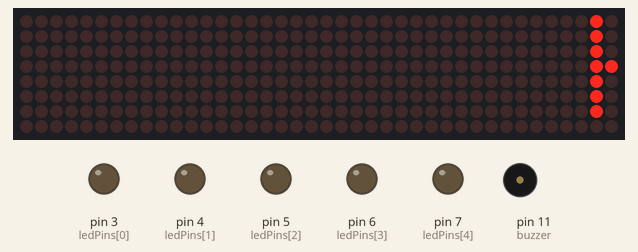
This sketch was run on a simulated Arduino Uno, built with avr-gcc and run on an emulated ATmega328P. Parts: 40×8 LED matrix, output pins drawn as LEDs (lit = HIGH), buzzer (waves = sounding). At 22.1 s the program stops and its outputs stay as they are.

Above: at 12.09 s.
At 13.38 s:
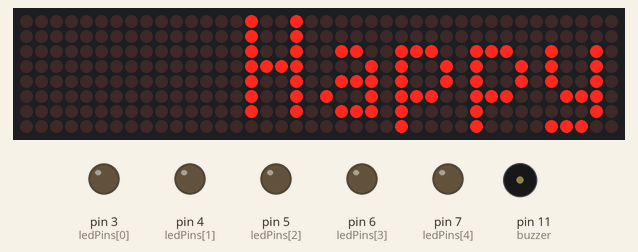
At 14.9 s:
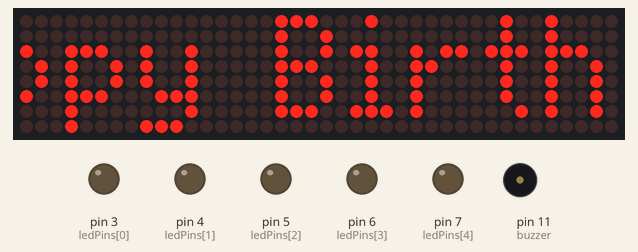
At 16.31 s:
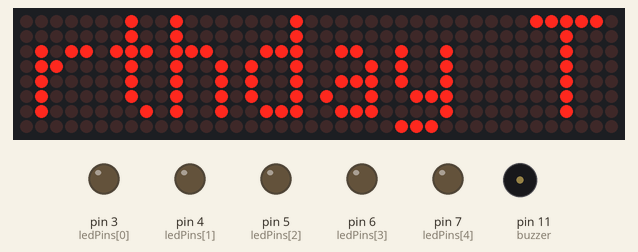
At 17.7 s:
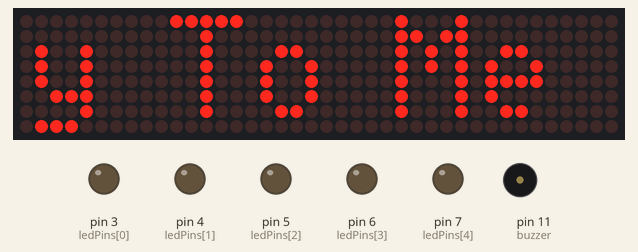
At 20.1 s:
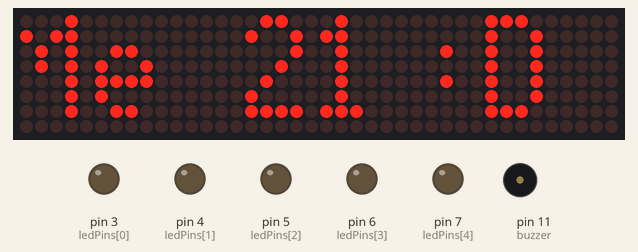
Timing chart, 0 to 21.6 s (numbered marks = the images above):
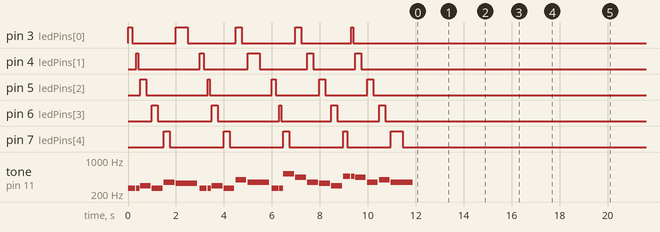

The sketch:

Happy_Birthday_LED_and_Display.ino
```cpp
#include <MaxMatrix.h>
#include <avr/pgmspace.h>

#define maxDisplays 5 // Number of MAX7219's in use.

byte Buf7219[7]; // "width,height,data[5]" single character buffer.
const int data  = 10;  // DIN or MOSI
const int load  = 9;   // CS
const int clock = 8;   // SCK

MaxMatrix m(data, load, clock, maxDisplays);

PROGMEM const unsigned char CH[] = {
3, 8, B0000000, B0000000, B0000000, B0000000, B0000000, // space
1, 8, B1011111, B0000000, B0000000, B0000000, B0000000, // !
3, 8, B0000011, B0000000, B0000011, B0000000, B0000000, // "
5, 8, B0010100, B0111110, B0010100, B0111110, B0010100, // #
4, 8, B0100100, B1101010, B0101011, B0010010, B0000000, // $
5, 8, B1100011, B0010011, B0001000, B1100100, B1100011, // %
5, 8, B0110110, B1001001, B1010110, B0100000, B1010000, // &
1, 8, B0000011, B0000000, B0000000, B0000000, B0000000, // '
3, 8, B0011100, B0100010, B1000001, B0000000, B0000000, // (
3, 8, B1000001, B0100010, B0011100, B0000000, B0000000, // )
5, 8, B0101000, B0011000, B0001110, B0011000, B0101000, // *
5, 8, B0001000, B0001000, B0111110, B0001000, B0001000, // +
2, 8, B10110000, B1110000, B0000000, B0000000, B0000000, // ,
4, 8, B0001000, B0001000, B0001000, B0001000, B0000000, // -
2, 8, B1100000, B1100000, B0000000, B0000000, B0000000, // .
4, 8, B1100000, B0011000, B0000110, B0000001, B0000000, // /
4, 8, B0111110, B1000001, B1000001, B0111110, B0000000, // 0
3, 8, B1000010, B1111111, B1000000, B0000000, B0000000, // 1
4, 8, B1100010, B1010001, B1001001, B1000110, B0000000, // 2
4, 8, B0100010, B1000001, B1001001, B0110110, B0000000, // 3
4, 8, B0011000, B0010100, B0010010, B1111111, B0000000, // 4
4, 8, B0100111, B1000101, B1000101, B0111001, B0000000, // 5
4, 8, B0111110, B1001001, B1001001, B0110000, B0000000, // 6
4, 8, B1100001, B0010001, B0001001, B0000111, B0000000, // 7
4, 8, B0110110, B1001001, B1001001, B0110110, B0000000, // 8
4, 8, B0000110, B1001001, B1001001, B0111110, B0000000, // 9
2, 8, B0010100, B0000000, B0000000, B0000000, B0000000, // :
2, 8, B10000000, B01010000, B0000000, B0000000, B0000000, // ;
3, 8, B0010000, B0101000, B1000100, B0000000, B0000000, // <
3, 8, B0010100, B0010100, B0010100, B0000000, B0000000, // =
3, 8, B1000100, B0101000, B0010000, B0000000, B0000000, // >
4, 8, B0000010, B1011001, B0001001, B0000110, B0000000, // ?
5, 8, B0111110, B1001001, B1010101, B1011101, B0001110, // @
4, 8, B1111110, B0010001, B0010001, B1111110, B0000000, // A
4, 8, B1111111, B1001001, B1001001, B0110110, B0000000, // B
4, 8, B0111110, B1000001, B1000001, B0100010, B0000000, // C
4, 8, B1111111, B1000001, B1000001, B0111110, B0000000, // D
4, 8, B1111111, B1001001, B1001001, B1000001, B0000000, // E
4, 8, B1111111, B0001001, B0001001, B0000001, B0000000, // F
4, 8, B0111110, B1000001, B1001001, B1111010, B0000000, // G
4, 8, B1111111, B0001000, B0001000, B1111111, B0000000, // H
3, 8, B1000001, B1111111, B1000001, B0000000, B0000000, // I
4, 8, B0110000, B1000000, B1000001, B0111111, B0000000, // J
4, 8, B1111111, B0001000, B0010100, B1100011, B0000000, // K
4, 8, B1111111, B1000000, B1000000, B1000000, B0000000, // L
5, 8, B1111111, B0000010, B0001100, B0000010, B1111111, // M
5, 8, B1111111, B0000100, B0001000, B0010000, B1111111, // N
4, 8, B0111110, B1000001, B1000001, B0111110, B0000000, // O
4, 8, B1111111, B0001001, B0001001, B0000110, B0000000, // P
4, 8, B0111110, B1000001, B1000001, B10111110, B0000000, // Q
4, 8, B1111111, B0001001, B0001001, B1110110, B0000000, // R
4, 8, B1000110, B1001001, B1001001, B0110010, B0000000, // S
5, 8, B0000001, B0000001, B1111111, B0000001, B0000001, // T
4, 8, B0111111, B1000000, B1000000, B0111111, B0000000, // U
5, 8, B0001111, B0110000, B1000000, B0110000, B0001111, // V
5, 8, B0111111, B1000000, B0111000, B1000000, B0111111, // W
5, 8, B1100011, B0010100, B0001000, B0010100, B1100011, // X
5, 8, B0000111, B0001000, B1110000, B0001000, B0000111, // Y
4, 8, B1100001, B1010001, B1001001, B1000111, B0000000, // Z
2, 8, B1111111, B1000001, B0000000, B0000000, B0000000, // [
4, 8, B0000001, B0000110, B0011000, B1100000, B0000000, // backslash
2, 8, B1000001, B1111111, B0000000, B0000000, B0000000, // ]
3, 8, B0000010, B0000001, B0000010, B0000000, B0000000, // hat
4, 8, B1000000, B1000000, B1000000, B1000000, B0000000, // _
2, 8, B0000001, B0000010, B0000000, B0000000, B0000000, //
4, 8, B0100000, B1010100, B1010100, B1111000, B0000000, // a
4, 8, B1111111, B1000100, B1000100, B0111000, B0000000, // b
4, 8, B0111000, B1000100, B1000100, B0000000, B0000000, // c // JFM MOD.
4, 8, B0111000, B1000100, B1000100, B1111111, B0000000, // d
4, 8, B0111000, B1010100, B1010100, B0011000, B0000000, // e
3, 8, B0000100, B1111110, B0000101, B0000000, B0000000, // f
4, 8, B10011000, B10100100, B10100100, B01111000, B0000000, // g
4, 8, B1111111, B0000100, B0000100, B1111000, B0000000, // h
3, 8, B1000100, B1111101, B1000000, B0000000, B0000000, // i
4, 8, B1000000, B10000000, B10000100, B1111101, B0000000, // j
4, 8, B1111111, B0010000, B0101000, B1000100, B0000000, // k
3, 8, B1000001, B1111111, B1000000, B0000000, B0000000, // l
5, 8, B1111100, B0000100, B1111100, B0000100, B1111000, // m
4, 8, B1111100, B0000100, B0000100, B1111000, B0000000, // n
4, 8, B0111000, B1000100, B1000100, B0111000, B0000000, // o
4, 8, B11111100, B0100100, B0100100, B0011000, B0000000, // p
4, 8, B0011000, B0100100, B0100100, B11111100, B0000000, // q
4, 8, B1111100, B0001000, B0000100, B0000100, B0000000, // r
4, 8, B1001000, B1010100, B1010100, B0100100, B0000000, // s
3, 8, B0000100, B0111111, B1000100, B0000000, B0000000, // t
4, 8, B0111100, B1000000, B1000000, B1111100, B0000000, // u
5, 8, B0011100, B0100000, B1000000, B0100000, B0011100, // v
5, 8, B0111100, B1000000, B0111100, B1000000, B0111100, // w
5, 8, B1000100, B0101000, B0010000, B0101000, B1000100, // x
4, 8, B10011100, B10100000, B10100000, B1111100, B0000000, // y
3, 8, B1100100, B1010100, B1001100, B0000000, B0000000, // z
3, 8, B0001000, B0110110, B1000001, B0000000, B0000000, // {
1, 8, B1111111, B0000000, B0000000, B0000000, B0000000, // |
3, 8, B1000001, B0110110, B0001000, B0000000, B0000000, // }
4, 8, B0001000, B0000100, B0001000, B0000100, B0000000, // ~
};

#define NOTE_B0 31
#define NOTE_C1 33
#define NOTE_CS1 35
#define NOTE_D1 37
#define NOTE_DS1 39
#define NOTE_E1 41
#define NOTE_F1 44
#define NOTE_FS1 46
#define NOTE_G1 49
#define NOTE_GS1 52
#define NOTE_A1 55
#define NOTE_AS1 58
#define NOTE_B1 62
#define NOTE_C2 65
#define NOTE_CS2 69
#define NOTE_D2 73
#define NOTE_DS2 78
#define NOTE_E2 82
#define NOTE_F2 87
#define NOTE_FS2 93
#define NOTE_G2 98
#define NOTE_GS2 104
#define NOTE_A2 110
#define NOTE_AS2 117
#define NOTE_B2 123
#define NOTE_C3 131
#define NOTE_CS3 139
#define NOTE_D3 147
#define NOTE_DS3 156
#define NOTE_E3 165
#define NOTE_F3 175
#define NOTE_FS3 185
#define NOTE_G3 196
#define NOTE_GS3 208
#define NOTE_A3 220
#define NOTE_AS3 233
#define NOTE_B3 247
#define NOTE_C4 262
#define NOTE_CS4 277
#define NOTE_D4 294
#define NOTE_DS4 311
#define NOTE_E4 330
#define NOTE_F4 349
#define NOTE_FS4 370
#define NOTE_G4 392
#define NOTE_GS4 415
#define NOTE_A4 440
#define NOTE_AS4 466
#define NOTE_B4 494
#define NOTE_C5 523
#define NOTE_CS5 554
#define NOTE_D5 587
#define NOTE_DS5 622
#define NOTE_E5 659
#define NOTE_F5 698
#define NOTE_FS5 740
#define NOTE_G5 784
#define NOTE_GS5 831
#define NOTE_A5 880
#define NOTE_AS5 932
#define NOTE_B5 988
#define NOTE_C6 1047
#define NOTE_CS6 1109
#define NOTE_D6 1175
#define NOTE_DS6 1245
#define NOTE_E6 1319
#define NOTE_F6 1397
#define NOTE_FS6 1480
#define NOTE_G6 1568
#define NOTE_GS6 1661
#define NOTE_A6 1760
#define NOTE_AS6 1865
#define NOTE_B6 1976
#define NOTE_C7 2093
#define NOTE_CS7 2217
#define NOTE_D7 2349
#define NOTE_DS7 2489
#define NOTE_E7 2637
#define NOTE_F7 2794
#define NOTE_FS7 2960
#define NOTE_G7 3136
#define NOTE_GS7 3322
#define NOTE_A7 3520
#define NOTE_AS7 3729
#define NOTE_B7 3951
#define NOTE_C8 4186
#define NOTE_CS8 4435
#define NOTE_D8 4699
#define NOTE_DS8 4978
#define REST   0

int tempo = 180;
int buzzer = 11;
int ledPins[] = {3, 4, 5, 6, 7}; // LED pin
int numLeds = 5;

int melody[] = {
    // Happy Birthday
    NOTE_C4,4, NOTE_C4,8,
    NOTE_D4,-4, NOTE_C4,-4, NOTE_F4,-4,
    NOTE_E4,-2, NOTE_C4,4, NOTE_C4,8,
    NOTE_D4,-4, NOTE_C4,-4, NOTE_G4,-4,
    NOTE_F4,-2, NOTE_C4,4, NOTE_C4,8,

    NOTE_C5,-4, NOTE_A4,-4, NOTE_F4,-4,
    NOTE_E4,-4, NOTE_D4,-4, NOTE_AS4,4, NOTE_AS4,8,
    NOTE_A4,-4, NOTE_F4,-4, NOTE_G4,-4,
    NOTE_F4,-2,
};

int notes = sizeof(melody) / sizeof(melody[0]) / 2;
int wholenote = (60000 * 4) / tempo;
int divider = 0, noteDuration = 0;
int currentLed = 0;

char string[] = "Happy Birthday To Me "; //edit text message
char string2[] = "21 :D ";

void setup() {
    pinMode(buzzer, OUTPUT);
    for (int i = 0; i < numLeds; i++) {
        pinMode(ledPins[i], OUTPUT);
        digitalWrite(ledPins[i], LOW);
    }
    m.init();
    m.setIntensity(4);
}

void loop() {
    int thisNote;
    for (thisNote = 0; thisNote < notes * 2; thisNote = thisNote + 2) {
        divider = melody[thisNote + 1];
        if (divider > 0) {
            noteDuration = (wholenote) / divider;
        } else if (divider < 0) {
            noteDuration = (wholenote) / abs(divider);
            noteDuration *= 1.5;
        }

        tone(buzzer, melody[thisNote], noteDuration * 0.9);

        // LED'i aç
        digitalWrite(ledPins[currentLed], HIGH);
        delay(noteDuration / 2); // LED'in yanma süresi
        digitalWrite(ledPins[currentLed], LOW);

        // Bir sonraki LED'e geç
        currentLed = (currentLed + 1) % numLeds;

        delay(noteDuration / 2);
        noTone(buzzer);
    }

    // 8x8 matris üzerinde metni göster
    m.shiftLeft(false, true);
    printStringWithShift(string, 50);
    delay(1000);
    m.shiftLeft(false, true);
    printStringWithShift(string2, 50);


    while (true) {
        delay(1000);
    }
}

// Put text on Display
void printCharWithShift(char c, int shift_speed) {
    if (c < 32) return;
    c -= 32;
    memcpy_P(Buf7219, CH + 7*c, 7);
    m.writeSprite(maxDisplays*8, 0, Buf7219);
    m.setColumn(maxDisplays*8 + Buf7219[0], 0);

    for (int i=0; i<=Buf7219[0]; i++) {
        delay(shift_speed);
        m.shiftLeft(false, false);
    }
}

void printStringWithShift(char* s, int shift_speed) {
    while (*s != 0) {
        printCharWithShift(*s, shift_speed);
        s++;
    }
}
```

Measured:
- by itself, pin 3 (ledPins[0]): LOW → HIGH at 0.00 s, → LOW 0.17 s later, → HIGH 1.8 s later, → LOW 0.50 s later, … (10 changes in this stretch)
- by itself, pin 6 (ledPins[3]): LOW → HIGH at 1.0 s, → LOW 0.25 s later, → HIGH 2.2 s later, → LOW 0.25 s later, … (10 changes in this stretch)
- by itself, pin 7 (ledPins[4]): goes 3 × (HIGH 0.25 s, LOW 2.2 s), HIGH 0.17 s, LOW 1.8 s, HIGH 0.50 s, then LOW
- by itself, tone on pin 11 (buzzer): plays 262 Hz for 0.30 s, 262 Hz for 0.15 s, 294 Hz for 0.45 s, 262 Hz for 0.45 s, 349 Hz for 0.45 s, 330 Hz for 0.90 s … (25 notes in this stretch)
- what the display in image 4 shows lasts 1.0 s, from 17.7 s to 18.7 s
